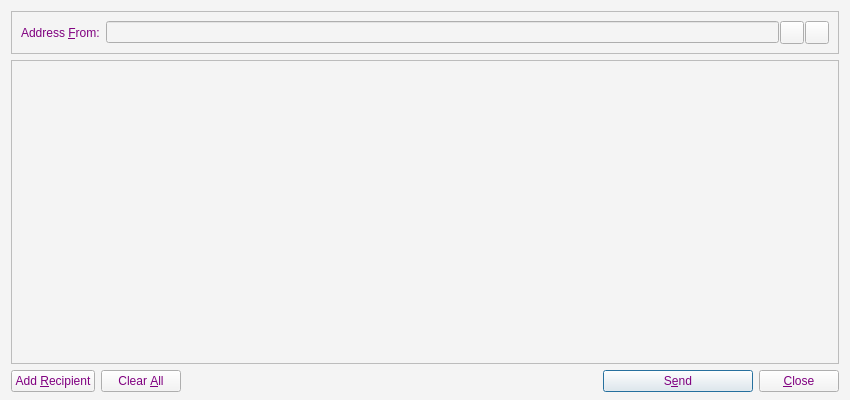
<?xml version="1.0" encoding="UTF-8"?>
<ui version="4.0">
 <class>SendMessagesDialog</class>
 <widget class="QDialog" name="SendMessagesDialog">
  <property name="geometry">
   <rect>
    <x>0</x>
    <y>0</y>
    <width>850</width>
    <height>400</height>
   </rect>
  </property>
  <property name="windowTitle">
   <string>Send Messages</string>
  </property>
  <property name="styleSheet">
   <string notr="true">color: rgb(204, 155, 68);
background-color: rgb(244, 244, 244);</string>
  </property>
  <layout class="QVBoxLayout" name="verticalLayout" stretch="0,1,0">
   <property name="bottomMargin">
    <number>8</number>
   </property>
   <item>
    <widget class="QFrame" name="frameAddressFrom">
     <property name="sizePolicy">
      <sizepolicy hsizetype="Expanding" vsizetype="Expanding">
       <horstretch>0</horstretch>
       <verstretch>0</verstretch>
      </sizepolicy>
     </property>
     <property name="maximumSize">
      <size>
       <width>16777215</width>
       <height>16777215</height>
      </size>
     </property>
     <property name="styleSheet">
      <string notr="true">color: #800080;</string>
     </property>
     <property name="frameShape">
      <enum>QFrame::StyledPanel</enum>
     </property>
     <property name="frameShadow">
      <enum>QFrame::Sunken</enum>
     </property>
     <layout class="QHBoxLayout" name="horizontalLayout_3">
      <item>
       <widget class="QLabel" name="addressFromLabel">
        <property name="styleSheet">
         <string notr="true">color: #800080;</string>
        </property>
        <property name="text">
         <string>Address &amp;From:</string>
        </property>
        <property name="buddy">
         <cstring>addressFrom</cstring>
        </property>
       </widget>
      </item>
      <item>
       <layout class="QHBoxLayout" name="horizontalLayout_4">
        <property name="spacing">
         <number>1</number>
        </property>
        <item>
         <widget class="QValidatedLineEdit" name="addressFrom"/>
        </item>
        <item>
         <widget class="QToolButton" name="addressBookButton">
          <property name="toolTip">
           <string>Choose address from address book</string>
          </property>
          <property name="text">
           <string/>
          </property>
          <property name="icon">
           <iconset resource="../bitcoin.qrc">
            <normaloff>:/icons/address-book</normaloff>:/icons/address-book</iconset>
          </property>
          <property name="shortcut">
           <string>Alt+A</string>
          </property>
         </widget>
        </item>
        <item>
         <widget class="QToolButton" name="pasteButton">
          <property name="toolTip">
           <string>Paste address from clipboard</string>
          </property>
          <property name="text">
           <string/>
          </property>
          <property name="icon">
           <iconset resource="../bitcoin.qrc">
            <normaloff>:/icons/editpaste</normaloff>:/icons/editpaste</iconset>
          </property>
          <property name="shortcut">
           <string>Alt+P</string>
          </property>
         </widget>
        </item>
       </layout>
      </item>
     </layout>
    </widget>
   </item>
   <item>
    <widget class="QScrollArea" name="scrollArea">
     <property name="widgetResizable">
      <bool>true</bool>
     </property>
     <widget class="QWidget" name="scrollAreaWidgetContents">
      <property name="geometry">
       <rect>
        <x>0</x>
        <y>0</y>
        <width>830</width>
        <height>298</height>
       </rect>
      </property>
      <layout class="QVBoxLayout" name="verticalLayout_2">
       <property name="leftMargin">
        <number>0</number>
       </property>
       <property name="topMargin">
        <number>0</number>
       </property>
       <property name="rightMargin">
        <number>0</number>
       </property>
       <property name="bottomMargin">
        <number>0</number>
       </property>
       <item>
        <layout class="QVBoxLayout" name="entries">
         <property name="spacing">
          <number>6</number>
         </property>
        </layout>
       </item>
       <item>
        <spacer name="verticalSpacer">
         <property name="orientation">
          <enum>Qt::Vertical</enum>
         </property>
         <property name="sizeHint" stdset="0">
          <size>
           <width>20</width>
           <height>40</height>
          </size>
         </property>
        </spacer>
       </item>
      </layout>
     </widget>
    </widget>
   </item>
   <item>
    <layout class="QHBoxLayout" name="horizontalLayout">
     <item>
      <widget class="QPushButton" name="addButton">
       <property name="toolTip">
        <string>Send to multiple recipients at once</string>
       </property>
       <property name="styleSheet">
        <string notr="true">color: #800080;</string>
       </property>
       <property name="text">
        <string>Add &amp;Recipient</string>
       </property>
       <property name="icon">
        <iconset resource="../bitcoin.qrc">
         <normaloff>:/icons/add</normaloff>:/icons/add</iconset>
       </property>
       <property name="autoDefault">
        <bool>false</bool>
       </property>
      </widget>
     </item>
     <item>
      <widget class="QPushButton" name="clearButton">
       <property name="sizePolicy">
        <sizepolicy hsizetype="Minimum" vsizetype="Fixed">
         <horstretch>0</horstretch>
         <verstretch>0</verstretch>
        </sizepolicy>
       </property>
       <property name="toolTip">
        <string>Remove all transaction fields</string>
       </property>
       <property name="styleSheet">
        <string notr="true">color: #800080;</string>
       </property>
       <property name="text">
        <string>Clear &amp;All</string>
       </property>
       <property name="icon">
        <iconset resource="../bitcoin.qrc">
         <normaloff>:/icons/remove</normaloff>:/icons/remove</iconset>
       </property>
       <property name="autoRepeatDelay">
        <number>300</number>
       </property>
       <property name="autoDefault">
        <bool>false</bool>
       </property>
      </widget>
     </item>
     <item>
      <spacer name="horizontalSpacer">
       <property name="orientation">
        <enum>Qt::Horizontal</enum>
       </property>
       <property name="sizeHint" stdset="0">
        <size>
         <width>40</width>
         <height>20</height>
        </size>
       </property>
      </spacer>
     </item>
     <item>
      <widget class="QPushButton" name="sendButton">
       <property name="minimumSize">
        <size>
         <width>150</width>
         <height>0</height>
        </size>
       </property>
       <property name="toolTip">
        <string>Confirm the send action</string>
       </property>
       <property name="styleSheet">
        <string notr="true">color: #800080;</string>
       </property>
       <property name="text">
        <string>S&amp;end</string>
       </property>
       <property name="icon">
        <iconset resource="../bitcoin.qrc">
         <normaloff>:/icons/send</normaloff>:/icons/send</iconset>
       </property>
       <property name="default">
        <bool>true</bool>
       </property>
      </widget>
     </item>
     <item>
      <widget class="QPushButton" name="closeButton">
       <property name="styleSheet">
        <string notr="true">color: #800080;</string>
       </property>
       <property name="text">
        <string>&amp;Close</string>
       </property>
       <property name="icon">
        <iconset resource="../bitcoin.qrc">
         <normaloff>:/icons/quit</normaloff>:/icons/quit</iconset>
       </property>
      </widget>
     </item>
    </layout>
   </item>
  </layout>
 </widget>
 <customwidgets>
  <customwidget>
   <class>QValidatedLineEdit</class>
   <extends>QLineEdit</extends>
   <header>qvalidatedlineedit.h</header>
  </customwidget>
 </customwidgets>
 <resources>
  <include location="../bitcoin.qrc"/>
 </resources>
 <connections/>
</ui>
